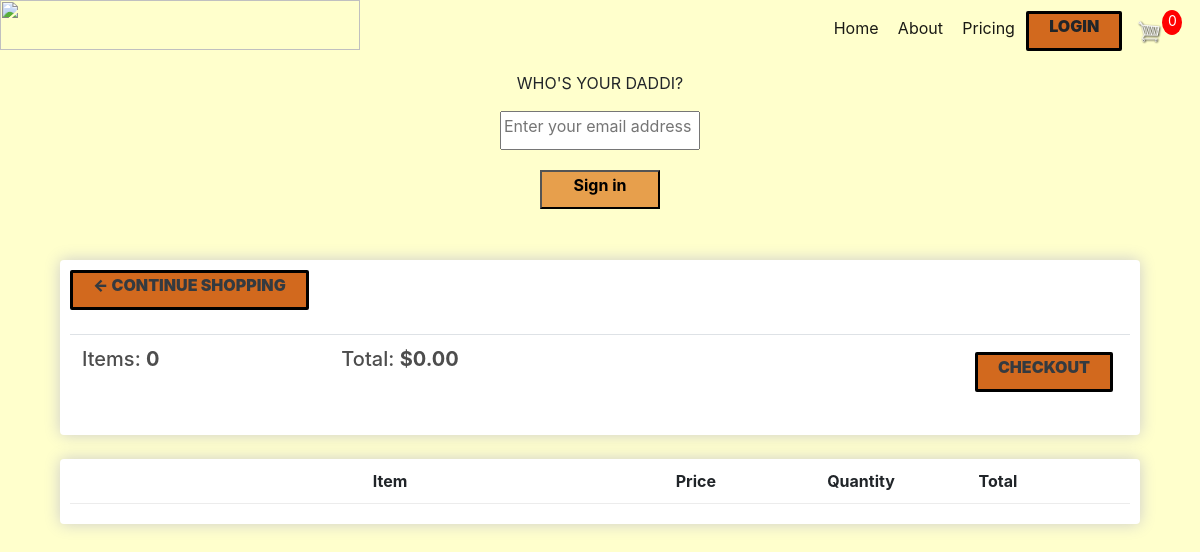
/cart/ (signed in), run on an earlier commit of the app's database.
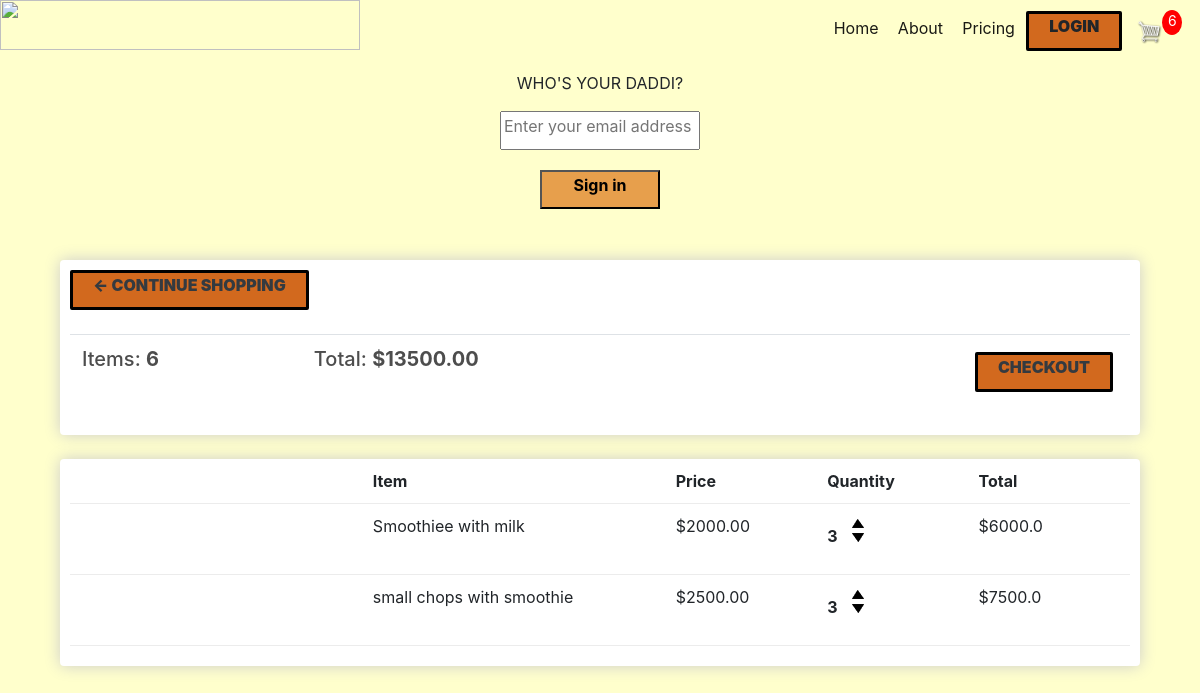
And on a later commit of the database.
### smoothie/models.py (models this page shows, shortened)
class Order(models.Model):
    customer=models.ForeignKey(Customer, null=True,on_delete=models.SET_NULL,blank=True)
    complete = models.BooleanField(default=False,null=True,blank=False)
    transaction_id = models.CharField(max_length=200)
    created_at=models.DateTimeField(auto_now_add=True,)
    updated_at=models.DateTimeField(auto_now=True)
    @property
    def get_cart_total(self):
        orderitems=self.orderitem_set.all()
        total= sum([item.get_total for item in orderitems])
        return total
    @property
    def get_cart_items(self):
        orderitems=self.orderitem_set.all()
        total= sum([item.quantity for item in orderitems])
        return total

class OrderItem(models.Model):
    product=models.ForeignKey(Products,on_delete=models.SET_NULL,null=True,blank=True)
    order= models.ForeignKey(Order,on_delete=models.SET_NULL,null=True)
    quantity = models.IntegerField(null=True,default=0)
    created_at = models.DateTimeField(auto_now_add=True)
    updated_at = models.DateTimeField(auto_now=True)
    @property
    def get_total(self):
        total = self.product.price *  self.quantity
        return total

class Products(models.Model):
    name=models.CharField(max_length=50)
    about=models.TextField()
    price= models.FloatField()
    image=models.ImageField(upload_to='Product_pics')
    digital = models.BooleanField(default=False,null=True,blank=False)

### smoothie/views.py (the view)
# urls.py: path('cart/',views.cart, name='cart'),
def cart(request):
    data = cartData(request)
    items = data['items']
    order = data['order']
    cartItems = data['cartItems']
    context={'items':items,'order':order,'cartItems':cartItems}
    return render(request, 'smoothie/cart.html',context)

### smoothie/utils.py (called while the page is built)
def cartData(request):
    if request.user.is_authenticated:
        customer = request.user.customer
        order,created = Order.objects.get_or_create(customer=customer,complete=False)
        items = order.orderitem_set.all()
        cartItems=order.get_cart_items
    else:
       cookieData = cookieCart(request)
       cartItems = cookieData['cartItems']
       order = cookieData['order']
       items = cookieData['items']
    return {'items':items,'order':order,'cartItems':cartItems}

### smoothie/templates/smoothie/cart.html (shortened to what this page needs)
{%extends 'smoothie/main.html'%}{%load static%}
{%block content%}
<div class="container">
<div class="col-lg-12">
    <div class="box-element">
        <a class="btn btn-outline-dark" href=" {% url 'smoothie-home' %}">&#x2190; Continue Shopping</a>
        <br>
        <br>
        <table class="table">
            <tr>
                <th><h5>Items: <strong>{{order.get_cart_items}}</strong></h5></th>
                <th><h5>Total: <strong>${{order.get_cart_total|floatformat:2}}</strong></h5></th>
                <th>
                    <a style="float:right; margin: 5px;" class="btn btn-success btn-outline-dark" href="{% url 'checkout'  %}">Checkout</a>
                </th>
            </tr>
        </table>
    </div>
    <br>
    <div class="box-element">
        <div class="cart-row">
            <div style="flex:2"></div>
            <div style="flex:2"><strong>Item</strong></div>
            <div style="flex:1"><strong>Price</strong></div>
            <div style="flex:1"><strong>Quantity</strong></div>
            <div style="flex:1"><strong>Total</strong></div>
        </div>
        {% for item in items %}
        <div class="cart-row">
            <div style="flex:2"><img class="row-image" src="{{item.product.image.url}} " alt=""> </div>
            <div style="flex:2">{{item.product.name}}</div>
            <div style="flex:1">${{item.product.price|floatformat:2}}</div>
            <div style="flex:1">
            <p class="quantity">{{item.quantity}}</p>
            <div class="quantity">
                <img  class="chg-quantity update-cart" data-product={{item.product.id}} data-action="add"   src="{% static  'images/arrow-up.png' %}">
                <img class="chg-quantity update-cart" data-product={{item.product.id}} data-action="remove" src="{% static  'images/arrow-down.png' %}">
            </div>
            </div>
            <div style="flex:1">${{item.get_total}}</div>
        </div>
        {% endfor %}
    </div>
</div>
</div>
{%endblock content%}

What changed in the data, as far as the page shows it:
computed for Order: get_cart_items "0" → "6"; get_cart_total "0.00" → "13500.00"
added OrderItem: product.name "Smoothiee with milk", product.price "2000.00", quantity "3", get_total "6000.0"
added OrderItem: product.name "small chops with smoothie", product.price "2500.00", quantity "3", get_total "7500.0"
Also different on the page:
{{ cartItems }}: "0" → "6"
